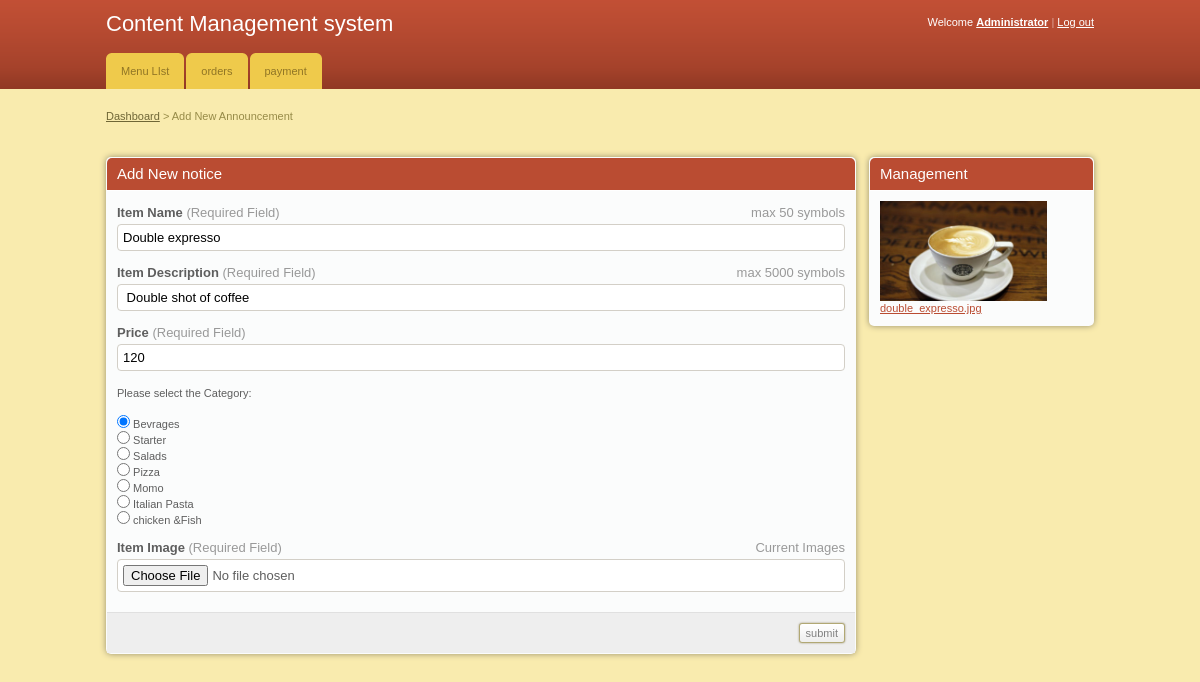
Page /edit.php?id=2 on the earlier database version.
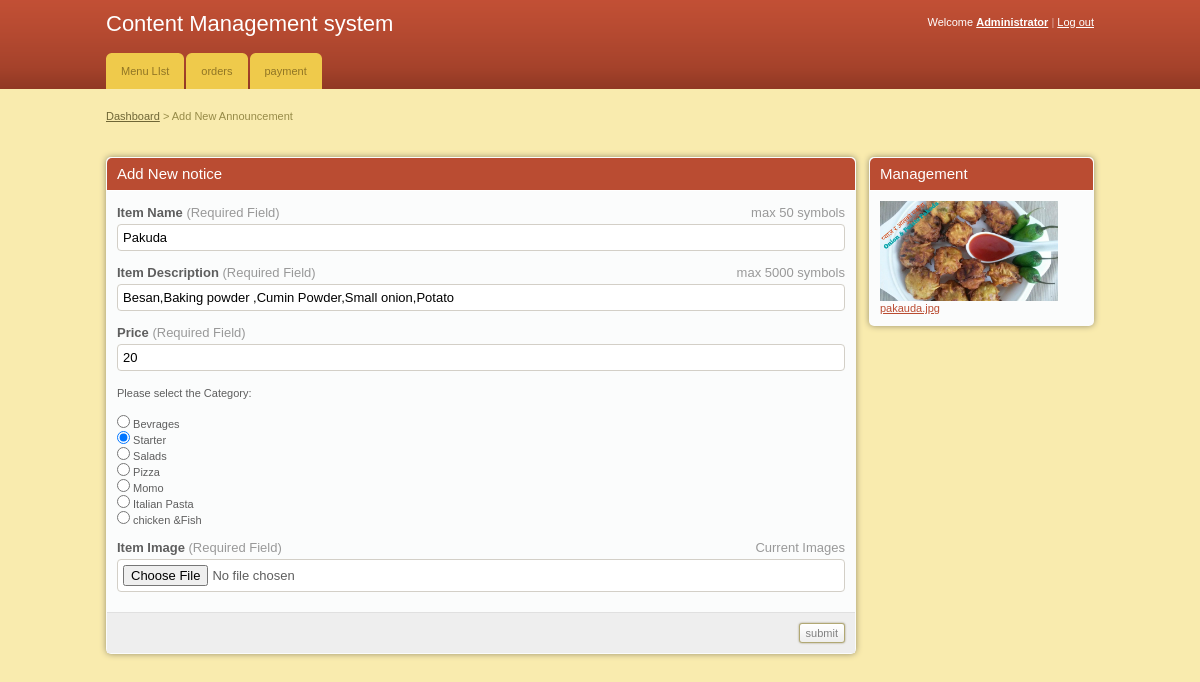
Same page on the later database version.
### tables this page shows
CREATE TABLE `menu` (
  `id` int(11) NOT NULL,
  `item_name` text,
  `price` int(11) NOT NULL,
  `category` int(11) NOT NULL,
  `image` text NOT NULL
);

CREATE TABLE `categories` (
  `id` int(11) NOT NULL,
  `category_name` varchar(255) DEFAULT NULL
);

### edit.php (the view, shortened to what this page needs)
<!DOCTYPE html PUBLIC "-//W3C//DTD XHTML 1.0 Transitional//EN" "http://www.w3.org/TR/xhtml1/DTD/xhtml1-transitional.dtd">
<html xmlns="http://www.w3.org/1999/xhtml">
<head>
	<link rel="stylesheet" href="css/style.css" type="text/css" media="all" />
</head>
<body>
<div id="header">
	<div class="shell">
		<?php
			include 'menu.php';
		?>
		</div>
	</div>
<div id="container">
	<div class="shell">
		<div class="small-nav">
			<a href="index.php">Dashboard</a>
			<span>&gt;</span>
			Add New Announcement
		</div>
		<br />
		<div id="main">
			<div id="content">
				<div class="box">
					<div class="box-head">
						<h2>Add New notice</h2>
					</div>
					<form action="" method="post" enctype="multipart/form-data">
						 <?php
								  include 'database.php';
								  $id = $_GET['id'];
									$select = "SELECT * FROM menu where id=$id";
									$result = $conn->query($select);
									$num = $result->num_rows;
									if($num>0){
									while($row = $result->fetch_assoc()){
										list($title,$descript) = explode(":", $row['item_name']);
										$image=$row['image'];
										?>
									<div class="form">
								<p>
									<span class="req">max 50 symbols</span>
									<label>Item Name <span>(Required Field)</span></label>
									<input type="text" class="field size1" name="title" value="<?php echo $title; ?>" required />
								</p>
								<p>
									<span class="req">max 5000 symbols</span>
									<label>Item Description <span>(Required Field)</span></label>
									<input type="text" class="field size1" name="notice" value="<?php echo $descript; ?>"  />
								</p>
								<p>
									<label>Price <span>(Required Field)</span></label>
									<input type="text" class="field size1" name="price" value="<?php echo $row['price']; ?>" required />
								</p>
								<p>Please select the Category:</p>
								  <?php
								  include 'database.php';
									$select = "SELECT * FROM categories ";
									$results = $conn->query($select);
									while($rows = $results->fetch_assoc()){
										if($rows['id']==$row['category']){
											?>
											 <input  type="radio" name="radio" value="<?php echo $rows['id'] ?>" checked> <?php echo $rows['category_name'] ?><br>
											<?php
										}else {
								  ?>
								  <input  type="radio" name="radio" value="<?php echo $rows['id'] ?>"> <?php echo $rows['category_name'] ?><br>
								   <?php
									}
									}?>
									<br>
								<p>
									<span class="req">Current Images</span>
									<label>Item Image <span>(Required Field)</span></label>
									<input type="file" class="field size1" name="image"  />
								</p>
						</div>
						<div class="buttons">
							<input type="submit" class="button" value="submit" name="send" />
						</div>
										<?php
										}
									}else echo "null";
								  ?>
					</form>
				</div>
			</div>
			<div id="sidebar">
				<div class="box">
					<div class="box-head">
						<h2>Management</h2>
					</div>
					<div class="box-content">
						<img src="image/<?php echo $image ?>" height=100 alt="<?php echo $image ?>">
						<a><?php echo $image ?></a>
					</div>
				</div>
			</div>
		</div>
	</div>
</div>
</body>
</html>

Differences in the rows shown:
removed menu: title "Double expresso", notice "Double shot of coffee", price "120", image (picture), image "double_expresso.jpg", categories (category_name "Bevrages"), categories (category_name "Starter"), categories (category_name "Salads"), categories (category_name "Pizza"), categories (category_name "Momo"), categories (category_name "Italian Pasta"), categories (category_name "chicken &Fish")
added menu: title "Pakuda", notice "Besan,Baking powder ,Cumin Powder,Small onion,Potato", price "20", image (picture), image "pakauda.jpg", categories (category_name "Bevrages"), categories (category_name "Starter"), categories (category_name "Salads"), categories (category_name "Pizza"), categories (category_name "Momo"), categories (category_name "Italian Pasta"), categories (category_name "chicken &Fish")
